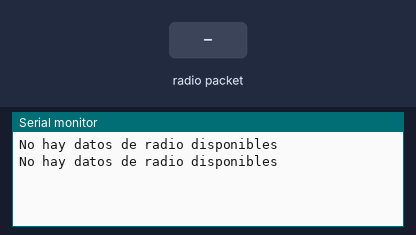
Bench run of a sketch on a simulated Arduino Uno, built with avr-gcc and run on an emulated ATmega328P. Shown: the last lines printed to the serial monitor. The test bench sets the inputs (shaded band). No radio packets arrive unless stated.

Above: at 1.8 s.
1.9 s: radio packet "1" arrives
At 2.4 s:
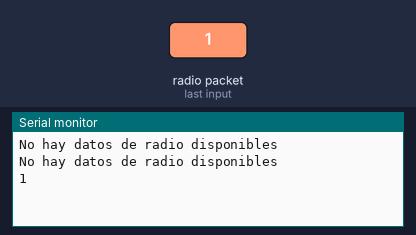
3.5 s: radio packet "0" arrives
At 4.8 s:
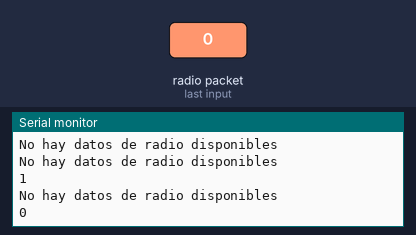
5.0 s: radio packet "2" arrives
At 5.8 s:
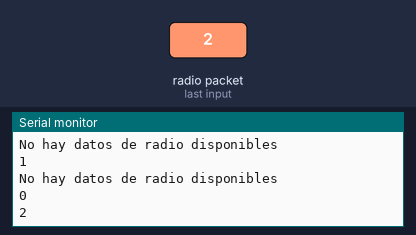
9.0 s: radio packet "1" arrives
At 9.8 s:
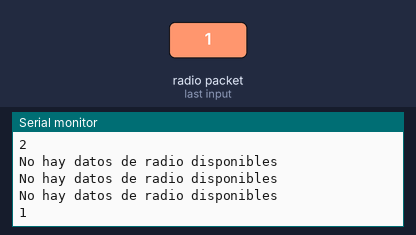
Timing chart, 0 to 12.0 s (numbered marks = the images above; inputs shaded):
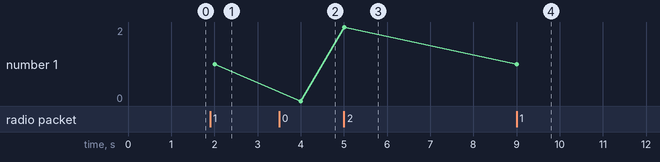

The sketch:

Receptor.ino
```cpp
#include <SPI.h>
#include <RF24.h>

RF24 radio(10,9);

// const byte identificacion[6] = "00001";

void setup()
{
  //inicializamos el puerto serie
  Serial.begin(9600);

  //inicializamos el NRF24L01
  radio.begin();
  radio.setChannel(0x55);
  //Abrimos el canal de Lectura
  radio.openReadingPipe(0, 0xF0F0F0F0AA);
  radio.setAutoAck(false);
  // Nivel de transmisión
  radio.setPALevel(RF24_PA_MIN);
  //Datarate
  // radio.setDataRate(RF24_250KBPS);
  // empezamos a escuchar por el canal
  radio.startListening();
  radio.powerUp(); //Power up the radio
}

void loop() {
 if (radio.available() )
 {
    char text[32] = "default";
     //Leemos los datos y los guardamos en la variable datos[]
     radio.read(&text,sizeof(text));
     Serial.println(text);
 }
 else
 {
     Serial.println("No hay datos de radio disponibles");
 }
 delay(1000);
}
```

Measured:
- after the input at 1.9 s, the serial monitor: prints a new line after 0.11 s (image 1)
- after the input at 3.5 s, the serial monitor: prints a new line after 0.51 s (image 2)
- after the input at 5.0 s, the serial monitor: prints a new line at once (image 3)
- after the input at 9.0 s, the serial monitor: prints a new line at once (image 4)
- plotted number 1: 1 → 0 after the input at 3.5 s, 0 → 2 after the input at 5.0 s, 2 → 1 after the input at 9.0 s
